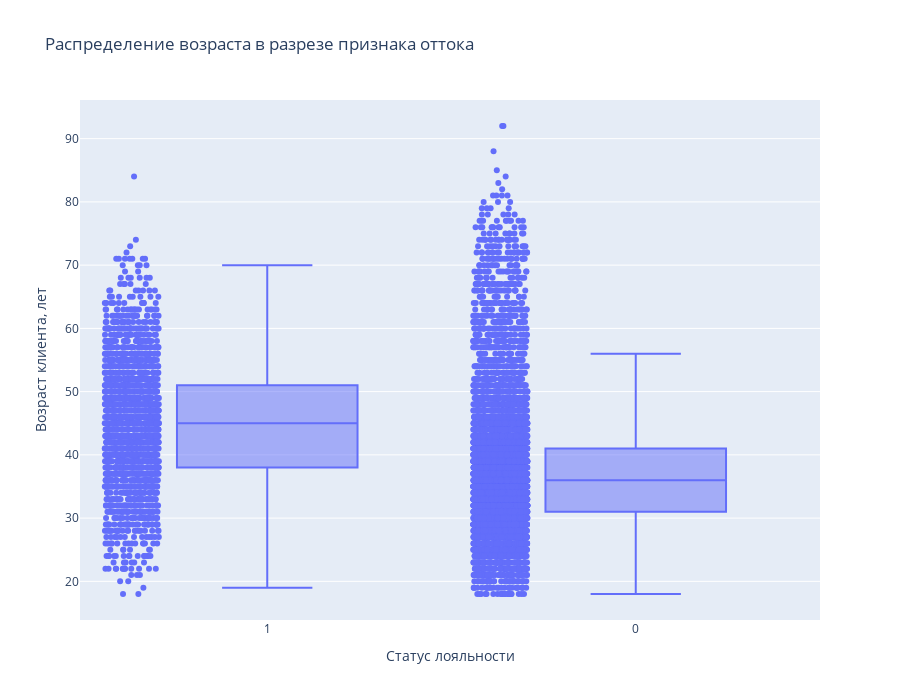

Notebook cell for this chart:
### Markdown cell above
9.4. Посмотрите на распределение возраста в разрезе признака оттока. В какой группе больше потенциальных выбросов? На какую возрастную категорию клиентов стоит обратить внимание банку?

### Code cell
fig = px.box(
    data_frame=churn_data,
    x='Exited',
    y='Age',
    height=700,
    points="all",
    title='Распределение возраста в разрезе признака оттока'
)
fig.update_layout(xaxis_title="Статус лояльности", yaxis_title="Возраст клиента, лет")
fig.show()

display(Image(filename='D:\DS\Skillfactory_jupiter_notebook\PYTHON-13.Vizualization_data\data\9.4.png'))

### Figure 1 — Plotly figure (JSON) as saved in the notebook; plotly's stock layout.template omitted (floating-point values rounded to 4 significant figures; data arrays with more than 128 entries replaced by an {"elided": "..."} marker saying what was removed)
{"data": [{"alignmentgroup": "True", "boxpoints": "all", "hovertemplate": "Exited=%{x}<br>Age=%{y}<extra></extra>", "legendgroup": "", "marker": {"color": "#636efa"}, "name": "", "notched": false, "offsetgroup": "", "orientation": "v", "showlegend": false, "type": "box", "x": {"elided": "10000 str values"}, "x0": " ", "xaxis": "x", "y": {"elided": "10000 int values"}, "y0": " ", "yaxis": "y"}], "layout": {"boxmode": "group", "height": 700, "legend": {"tracegroupgap": 0}, "title": {"text": "Распределение возраста в разрезе признака оттока"}, "xaxis": {"anchor": "y", "domain": [0, 1], "title": {"text": "Статус лояльности"}}, "yaxis": {"anchor": "x", "domain": [0, 1], "title": {"text": "Возраст клиента, лет"}}}}
